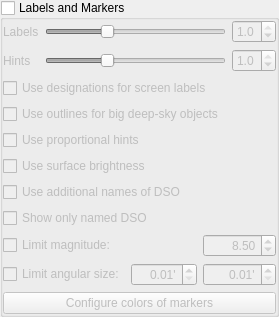
             <widget class="QGroupBox" name="groupBoxDSOLabelsAndMarkers">
              <property name="title">
               <string>Labels and Markers</string>
              </property>
              <property name="flat">
               <bool>true</bool>
              </property>
              <property name="checkable">
               <bool>true</bool>
              </property>
              <property name="checked">
               <bool>false</bool>
              </property>
              <layout class="QGridLayout" name="gridLayout_12">
               <property name="leftMargin">
                <number>0</number>
               </property>
               <property name="topMargin">
                <number>0</number>
               </property>
               <property name="rightMargin">
                <number>0</number>
               </property>
               <property name="bottomMargin">
                <number>0</number>
               </property>
               <property name="spacing">
                <number>6</number>
               </property>
               <item row="3" column="0">
                <widget class="QCheckBox" name="checkBoxDesignationsOnlyUsage">
                 <property name="toolTip">
                  <string>Use designations of deep-sky objects instead of their common names for screen labels</string>
                 </property>
                 <property name="text">
                  <string>Use designations for screen labels</string>
                 </property>
                </widget>
               </item>
               <item row="7" column="0">
                <widget class="QCheckBox" name="checkBoxAdditionalNamesDSO">
                 <property name="text">
                  <string>Use additional names of DSO</string>
                 </property>
                </widget>
               </item>
               <item row="8" column="0">
                <widget class="QCheckBox" name="checkBoxShowOnlyNamedDSO">
                 <property name="text">
                  <string>Show only named DSO</string>
                 </property>
                </widget>
               </item>
               <item row="4" column="0">
                <widget class="QCheckBox" name="checkBoxOutlines">
                 <property name="text">
                  <string>Use outlines for big deep-sky objects</string>
                 </property>
                </widget>
               </item>
               <item row="5" column="0">
                <widget class="QCheckBox" name="checkBoxProportionalHints">
                 <property name="toolTip">
                  <string>Use hints proportional to angular size of deep-sky objects</string>
                 </property>
                 <property name="text">
                  <string>Use proportional hints</string>
                 </property>
                </widget>
               </item>
               <item row="2" column="0">
                <layout class="QGridLayout" name="gridLayout_15">
                 <item row="0" column="1">
                  <widget class="QSlider" name="nebulasLabelsHorizontalSlider">
                   <property name="value">
                    <number>33</number>
                   </property>
                   <property name="orientation">
                    <enum>Qt::Horizontal</enum>
                   </property>
                  </widget>
                 </item>
                 <item row="0" column="0">
                  <widget class="QLabel" name="labelLabels">
                   <property name="text">
                    <string>Labels</string>
                   </property>
                  </widget>
                 </item>
                 <item row="0" column="2">
                  <widget class="QDoubleSpinBox" name="labelsBrightnessDoubleSpinBox">
                   <property name="toolTip">
                    <string>Brightness</string>
                   </property>
                   <property name="decimals">
                    <number>1</number>
                   </property>
                   <property name="maximum">
                    <double>1.000000000000000</double>
                   </property>
                   <property name="singleStep">
                    <double>0.100000000000000</double>
                   </property>
                   <property name="value">
                    <double>1.000000000000000</double>
                   </property>
                  </widget>
                 </item>
                 <item row="1" column="2">
                  <widget class="QDoubleSpinBox" name="hintsBrightnessDoubleSpinBox">
                   <property name="toolTip">
                    <string>Brightness</string>
                   </property>
                   <property name="decimals">
                    <number>1</number>
                   </property>
                   <property name="maximum">
                    <double>1.000000000000000</double>
                   </property>
                   <property name="singleStep">
                    <double>0.100000000000000</double>
                   </property>
                   <property name="value">
                    <double>1.000000000000000</double>
                   </property>
                  </widget>
                 </item>
                 <item row="1" column="0">
                  <widget class="QLabel" name="labelHints">
                   <property name="text">
                    <string>Hints</string>
                   </property>
                  </widget>
                 </item>
                 <item row="1" column="1">
                  <widget class="QSlider" name="nebulasHintsHorizontalSlider">
                   <property name="value">
                    <number>33</number>
                   </property>
                   <property name="orientation">
                    <enum>Qt::Horizontal</enum>
                   </property>
                  </widget>
                 </item>
                </layout>
               </item>
               <item row="6" column="0">
                <widget class="QCheckBox" name="checkBoxSurfaceBrightnessUsage">
                 <property name="toolTip">
                  <string>Use surface brightness of deep-sky objects for scale of the visibility of their markers and labels.</string>
                 </property>
                 <property name="text">
                  <string>Use surface brightness</string>
                 </property>
                </widget>
               </item>
               <item row="10" column="0">
                <widget class="QPushButton" name="pushButtonConfigureDSOColors">
                 <property name="text">
                  <string>Configure colors of markers</string>
                 </property>
                </widget>
               </item>
               <item row="9" column="0">
                <layout class="QGridLayout" name="gridLayout_17">
                 <item row="1" column="0">
                  <widget class="QCheckBox" name="nebulaLimitSizeCheckBox">
                   <property name="sizePolicy">
                    <sizepolicy hsizetype="MinimumExpanding" vsizetype="Fixed">
                     <horstretch>0</horstretch>
                     <verstretch>0</verstretch>
                    </sizepolicy>
                   </property>
                   <property name="toolTip">
                    <string/>
                   </property>
                   <property name="text">
                    <string>Limit angular size:</string>
                   </property>
                  </widget>
                 </item>
                 <item row="0" column="2">
                  <widget class="QDoubleSpinBox" name="nebulaLimitMagnitudeDoubleSpinBox">
                   <property name="alignment">
                    <set>Qt::AlignRight|Qt::AlignTrailing|Qt::AlignVCenter</set>
                   </property>
                   <property name="minimum">
                    <double>3.000000000000000</double>
                   </property>
                   <property name="maximum">
                    <double>21.000000000000000</double>
                   </property>
                   <property name="singleStep">
                    <double>0.250000000000000</double>
                   </property>
                   <property name="value">
                    <double>8.500000000000000</double>
                   </property>
                  </widget>
                 </item>
                 <item row="1" column="2">
                  <widget class="QDoubleSpinBox" name="nebulaLimitSizeMaxDoubleSpinBox">
                   <property name="toolTip">
                    <string>Maximum angular size in arcminutes for visible DSO</string>
                   </property>
                   <property name="alignment">
                    <set>Qt::AlignRight|Qt::AlignTrailing|Qt::AlignVCenter</set>
                   </property>
                   <property name="suffix">
                    <string notr="true">'</string>
                   </property>
                   <property name="decimals">
                    <number>2</number>
                   </property>
                   <property name="minimum">
                    <double>0.010000000000000</double>
                   </property>
                   <property name="maximum">
                    <double>1200.000000000000000</double>
                   </property>
                  </widget>
                 </item>
                 <item row="0" column="0">
                  <widget class="QCheckBox" name="nebulaLimitMagnitudeCheckBox">
                   <property name="sizePolicy">
                    <sizepolicy hsizetype="MinimumExpanding" vsizetype="Fixed">
                     <horstretch>0</horstretch>
                     <verstretch>0</verstretch>
                    </sizepolicy>
                   </property>
                   <property name="toolTip">
                    <string>Limit magnitude (for unaided/binocular observers) of deep-sky objects.</string>
                   </property>
                   <property name="text">
                    <string>Limit magnitude:</string>
                   </property>
                  </widget>
                 </item>
                 <item row="1" column="1">
                  <widget class="QDoubleSpinBox" name="nebulaLimitSizeMinDoubleSpinBox">
                   <property name="toolTip">
                    <string>Minimal angular size in arcminutes for visible DSO</string>
                   </property>
                   <property name="alignment">
                    <set>Qt::AlignRight|Qt::AlignTrailing|Qt::AlignVCenter</set>
                   </property>
                   <property name="suffix">
                    <string notr="true">'</string>
                   </property>
                   <property name="decimals">
                    <number>2</number>
                   </property>
                   <property name="minimum">
                    <double>0.010000000000000</double>
                   </property>
                   <property name="maximum">
                    <double>600.000000000000000</double>
                   </property>
                  </widget>
                 </item>
                </layout>
               </item>
              </layout>
             </widget>
